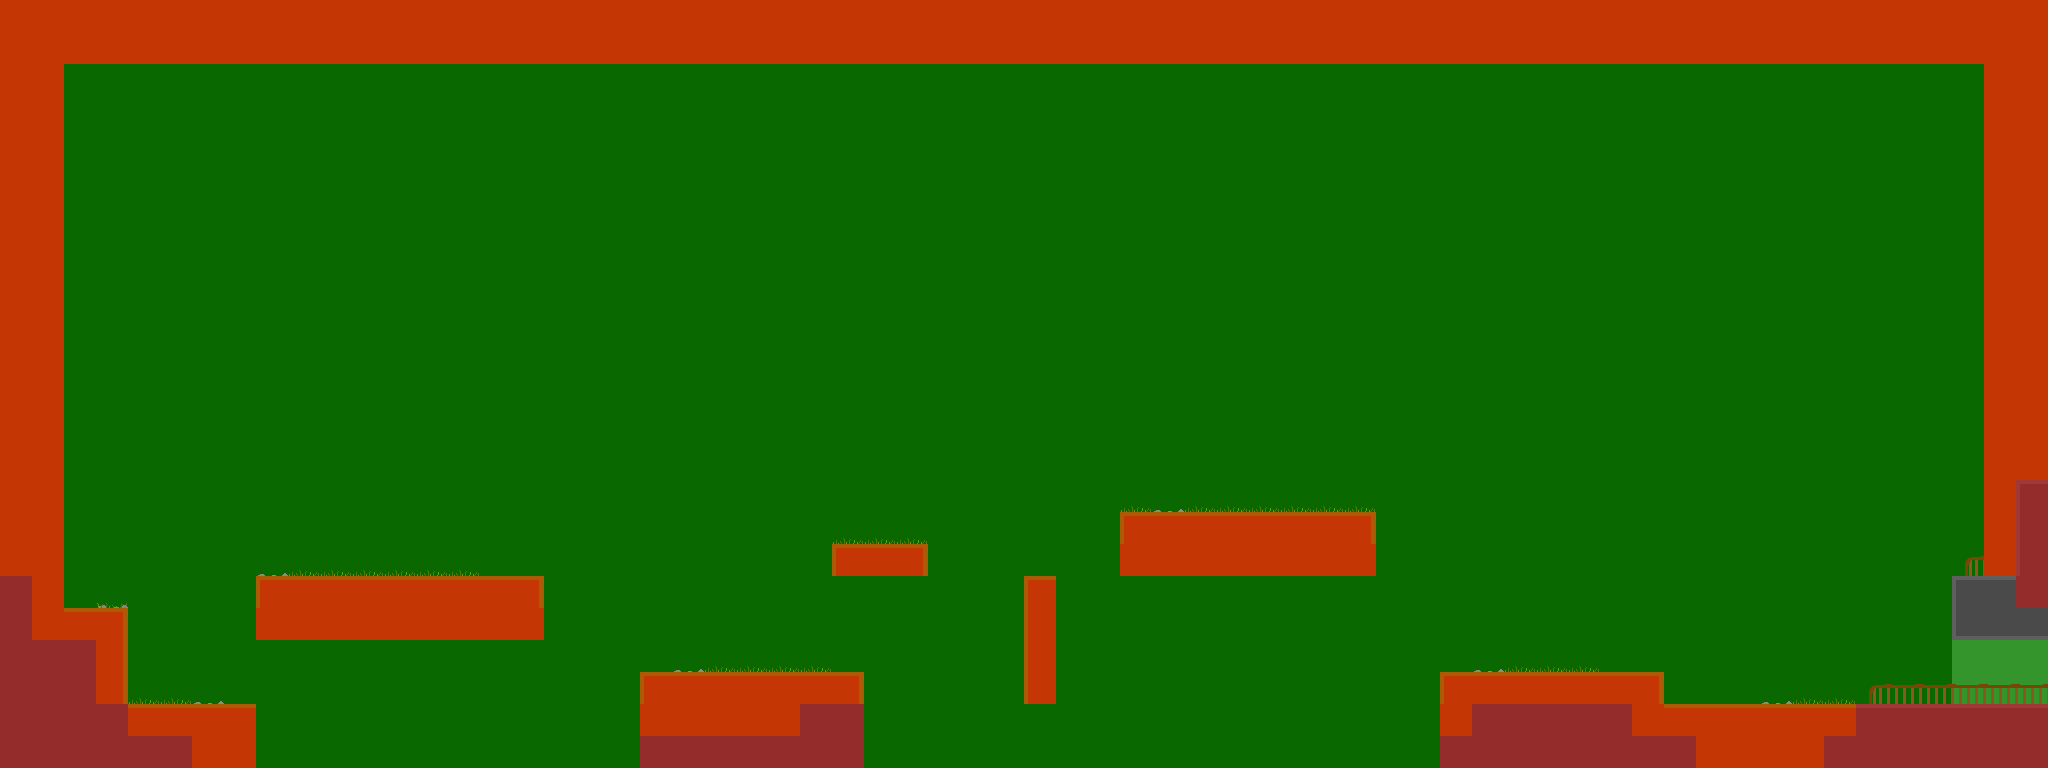

Tiled map render using the project's own tile images. Description and the map definition, with tile-layer contents summarised, below:
An orthogonal 64x24 tile map with 32x32 px tiles, 4 tile layers (Map, Navigation, Fondo1, Colisions), 2 tilesets.

<map version="1.5" tiledversion="1.7.2" orientation="orthogonal" renderorder="right-down" width="64" height="24" tilewidth="32" tileheight="32" infinite="0" nextlayerid="7" nextobjectid="8">
 <tileset firstgid="1" name="tmw_desert_spacing" tilewidth="32" tileheight="32" spacing="1" margin="1" tilecount="48" columns="8">
  <image source="tmw_desert_spacing.png" width="265" height="199" />
  <wangsets>
   <wangset name="Brick" type="corner" tile="9">
    <wangcolor name="" color="#ff0000" tile="-1" probability="1" />
    <wangtile tileid="0" wangid="0,0,0,1,0,0,0,0" />
    <wangtile tileid="1" wangid="0,0,0,1,0,1,0,0" />
    <wangtile tileid="2" wangid="0,0,0,0,0,1,0,0" />
    <wangtile tileid="8" wangid="0,1,0,1,0,0,0,0" />
    <wangtile tileid="9" wangid="0,1,0,1,0,1,0,1" />
    <wangtile tileid="10" wangid="0,0,0,0,0,1,0,1" />
    <wangtile tileid="16" wangid="0,1,0,0,0,0,0,0" />
    <wangtile tileid="17" wangid="0,1,0,0,0,0,0,1" />
    <wangtile tileid="18" wangid="0,0,0,0,0,0,0,1" />
    <wangtile tileid="19" wangid="0,1,0,0,0,1,0,1" />
    <wangtile tileid="20" wangid="0,1,0,1,0,0,0,1" />
    <wangtile tileid="27" wangid="0,0,0,1,0,1,0,1" />
    <wangtile tileid="28" wangid="0,1,0,1,0,1,0,0" />
   </wangset>
   <wangset name="Marble" type="corner" tile="33">
    <wangcolor name="" color="#ff0000" tile="-1" probability="1" />
    <wangtile tileid="24" wangid="0,0,0,1,0,0,0,0" />
    <wangtile tileid="25" wangid="0,0,0,1,0,1,0,0" />
    <wangtile tileid="26" wangid="0,0,0,0,0,1,0,0" />
    <wangtile tileid="32" wangid="0,1,0,1,0,0,0,0" />
    <wangtile tileid="33" wangid="0,1,0,1,0,1,0,1" />
    <wangtile tileid="34" wangid="0,0,0,0,0,1,0,1" />
    <wangtile tileid="35" wangid="0,1,0,0,0,1,0,1" />
    <wangtile tileid="36" wangid="0,1,0,1,0,0,0,1" />
    <wangtile tileid="40" wangid="0,1,0,0,0,0,0,0" />
    <wangtile tileid="41" wangid="0,1,0,0,0,0,0,1" />
    <wangtile tileid="42" wangid="0,0,0,0,0,0,0,1" />
    <wangtile tileid="43" wangid="0,0,0,1,0,1,0,1" />
    <wangtile tileid="44" wangid="0,1,0,1,0,1,0,0" />
   </wangset>
   <wangset name="Sand" type="corner" tile="14">
    <wangcolor name="" color="#ff0000" tile="29" probability="1" />
    <wangtile tileid="3" wangid="0,1,0,0,0,1,0,1" />
    <wangtile tileid="4" wangid="0,1,0,1,0,0,0,1" />
    <wangtile tileid="5" wangid="0,0,0,1,0,0,0,0" />
    <wangtile tileid="6" wangid="0,0,0,1,0,1,0,0" />
    <wangtile tileid="7" wangid="0,0,0,0,0,1,0,0" />
    <wangtile tileid="11" wangid="0,0,0,1,0,1,0,1" />
    <wangtile tileid="12" wangid="0,1,0,1,0,1,0,0" />
    <wangtile tileid="13" wangid="0,1,0,1,0,0,0,0" />
    <wangtile tileid="14" wangid="0,1,0,1,0,1,0,1" />
    <wangtile tileid="15" wangid="0,0,0,0,0,1,0,1" />
    <wangtile tileid="21" wangid="0,1,0,0,0,0,0,0" />
    <wangtile tileid="22" wangid="0,1,0,0,0,0,0,1" />
    <wangtile tileid="23" wangid="0,0,0,0,0,0,0,1" />
   </wangset>
  </wangsets>
 </tileset>
 <tileset firstgid="49" name="MapMetadata" tilewidth="32" tileheight="32" spacing="1" margin="1" tilecount="2" columns="2">
  <image source="MapMetadata.png" width="67" height="34" />
 </tileset>
 <layer id="1" name="Map" width="64" height="24">
  <properties>
   <property name="Draw" type="bool" value="true" />
   <property name="Navigation" type="bool" value="false" />
  </properties>
  <data>[1536 cells, 341 non-empty, 12 distinct tile ids]</data>
 </layer>
 <layer id="6" name="Navigation" width="64" height="24">
  <properties>
   <property name="Draw" type="bool" value="false" />
   <property name="Navigation" type="bool" value="true" />
  </properties>
  <data>[1536 cells, 1201 non-empty, 1 distinct tile ids]</data>
 </layer>
 <layer id="5" name="Fondo1" width="64" height="24">
  <properties>
   <property name="Draw" type="bool" value="true" />
   <property name="Navigation" type="bool" value="false" />
  </properties>
  <data>[1536 cells, 41 non-empty, 5 distinct tile ids]</data>
 </layer>
 <layer id="2" name="Colisions" width="64" height="24">
  <properties>
   <property name="Draw" type="bool" value="false" />
   <property name="Navigation" type="bool" value="false" />
  </properties>
  <data>[1536 cells, 330 non-empty, 1 distinct tile ids]</data>
 </layer>
</map>
